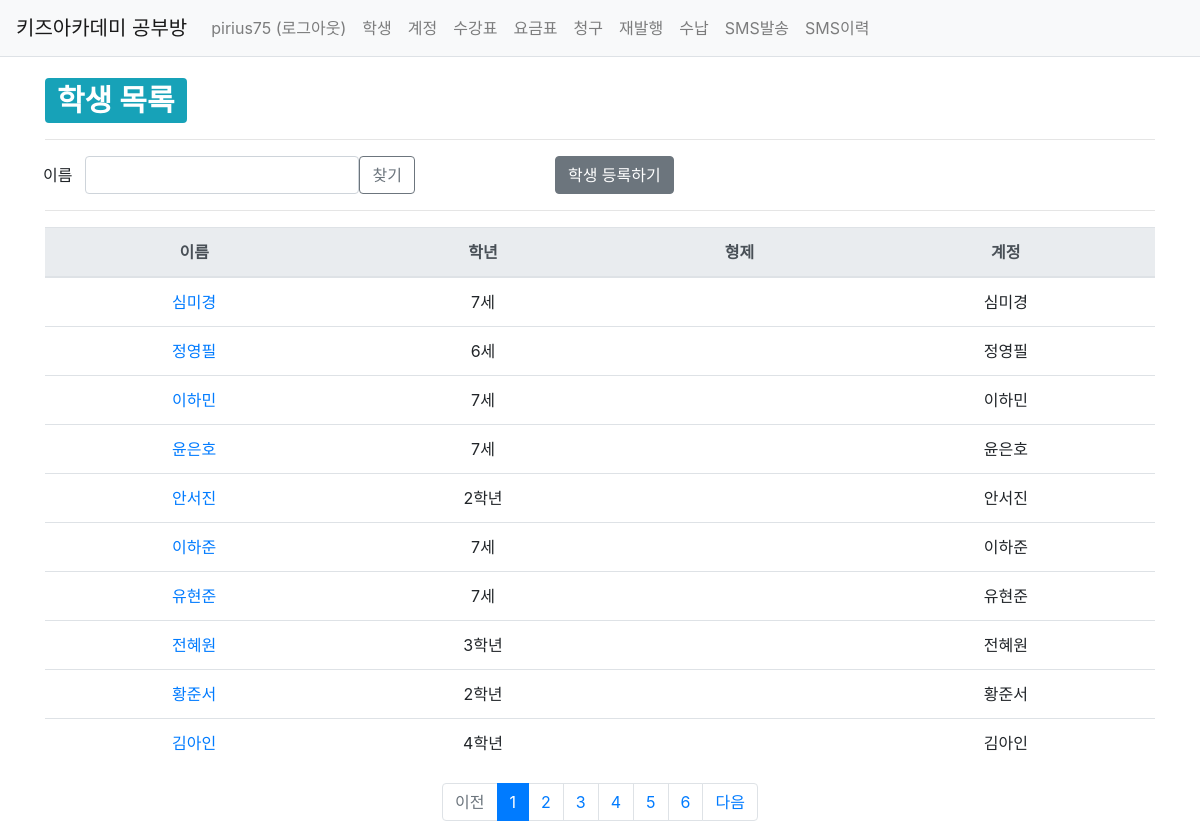
The app's page /studyroom/ (signed in) with its own data.
### studyroom/models.py (models this page shows, shortened)
class Student(models.Model):
    Grade_choices = (
        ('Y6','6세'),
        ('Y7','7세'),
        ('E1','1학년'),
        ('E2','2학년'),
        ('E3','3학년'),
        ('E4','4학년'),
        ('E5','5학년'),
        ('E6','6학년'),
    )
    user = models.ForeignKey(User, on_delete=models.SET_NULL, null=True)
    brother = models.ForeignKey('self', on_delete=models.SET_NULL, null=True, blank=True)
    name = models.CharField(max_length=20)
    grade = models.CharField(max_length=2, choices=Grade_choices)
    create_date = models.DateTimeField()
    modify_date = models.DateTimeField(null=True, blank=True)
    delete_yn = models.CharField(max_length=1, default='n')

class Account(models.Model):
    user = models.ForeignKey(User, on_delete=models.SET_NULL, null=True)
    student = models.ForeignKey(Student, on_delete=models.SET_NULL, null=True)
    payer = models.CharField(max_length=40, null=True, blank=True)
    payer_phone_num = models.CharField(max_length=11, null=True, blank=True)
    sms_phone_num = models.CharField(max_length=11, null=True, blank=True)
    recommend_dc_start = models.CharField(max_length=6, null=True, blank=True, default='yyyymm')
    recommend_dc_end = models.CharField(max_length=6, null=True, blank=True, default='yyyymm')
    create_date = models.DateTimeField()
    modify_date = models.DateTimeField(null=True, blank=True)

### studyroom/views/base_views.py (the view)
# urls.py: path('', base_views.index, name='index'),  # '/' 에 해당되는 path
@login_required(login_url='common:login')
def index(request):
    page = request.GET.get('page', '1')  # 페이지
    name = request.GET.get('name', '')  # 검색어
    student_list = Student.objects.order_by('-id')
    if name:
        student_list = student_list.filter(
            Q(name__icontains=name)
        ).distinct()
    paginator = Paginator(student_list, 10)  # 페이지당 10개씩 보여주기
    page_obj = paginator.get_page(page)
    context = {'student_list': page_obj, 'page': page, 'name': name}
    return render(request, 'studyroom/student_list.html', context)

### templates/studyroom/student_list.html (shortened to what this page needs)
{% extends 'base.html' %}
{% load studyroom_filter %}
{% block content %}
<div class="container my-3">
    <div>
        <h1>
            <span class="badge badge-info">학생 목록</span>
        </h1>
    </div>
    <hr class="my-3">
    <div class="row">
        <div class="col-xs-2">
            <button class="btn " type="button" >이름</button>
        </div>
        <div class="col-xs-2">
            <input id="input_search" type="text" class="form-control name" value="{{ name|default_if_none:'' }}">
        </div>
        <div class="col-xs-2">
            <button class="btn btn-outline-secondary" type="button" id="btn_search">찾기</button>
        </div>
        <div class="col-xs-2" style="width:140px">
        </div>
        <div class="col-xs-2">
            <a href="{% url 'studyroom:student_create' %}" class="btn btn-secondary">학생 등록하기</a>
        </div>
    </div>
    <hr class="my-3">
    <table class="table">
        <thead>
        <tr class="text-center thead-light">
            <th>이름</th>
            <th>학년</th>
            <th>형제</th>
            <th>계정</th>
        </tr>
        </thead>
        <tbody>
        {% if student_list %}
        {% for student in student_list %}
        <tr class="text-center">
            <td >
                <a href="{% url 'studyroom:detail' student.id %}">{{ student.name }}</a>
            </td>
            <td>{{ student.get_grade_display }}</td>
            <td>{{ student.brother.name }}</td>
            <td>{{ student.account_set.all.first.student.name }}{{ student.brother.account_set.all.first.student.name}}</td>
        </tr>
        {% endfor %}
        {% else %}
        <tr>
            <td colspan="3">학생이 없습니다.</td>
        </tr>
        {% endif %}
        </tbody>
    </table>
    <ul class="pagination justify-content-center">
        {% if student_list.has_previous %}
        <li class="page-item">
            <a class="page-link" href="?page={{ student_list.previous_page_number }}">이전</a>
        </li>
        {% else %}
        <li class="page-item disabled">
            <a class="page-link" tabindex="-1" aria-disabled="true" href="#">이전</a>
        </li>
        {% endif %}
        {% for page_number in student_list.paginator.page_range %}
        {% if page_number >= student_list.number|add:-5 and page_number <= student_list.number|add:5 %}
            {% if page_number == student_list.number %}
            <li class="page-item active" aria-current="page">
                <a class="page-link" href="?page={{ page_number }}">{{ page_number }}</a>
            </li>
            {% else %}
            <li class="page-item">
                <a class="page-link" href="?page={{ page_number }}">{{ page_number }}</a>
            </li>
            {% endif %}
        {% endif %}
        {% endfor %}
        {% if student_list.has_next %}
        <li class="page-item">
            <a class="page-link" href="?page={{ student_list.next_page_number }}">다음</a>
        </li>
        {% else %}
        <li class="page-item disabled">
            <a class="page-link" tabindex="-1" aria-disabled="true" href="#">다음</a>
        </li>
        {% endif %}
    </ul>
</div>
{% endblock %}

### templates/navbar.html (shortened to what this page needs)
<nav class="navbar navbar-expand-lg navbar-light bg-light border-bottom">
    <a class="navbar-brand" href="{% url 'studyroom:index' %}">키즈아카데미 공부방</a>
    <div class="collapse navbar-collapse flex-grow-0" id="navbarNav">
        <ul class="navbar-nav">
            <li class="nav-item ">
                {% if user.is_authenticated %}
                <a class="nav-link" href="{% url 'common:logout' %}">{{ user.username }} (로그아웃)</a>
                {% else %}
                <a class="nav-link" href="{% url 'common:login' %}">로그인</a>
                {% endif %}
            </li>
            <li class="nav-item ">
                <a class="nav-link" href="{% url 'studyroom:index' %}">학생</a>
            </li>
            <li class="nav-item ">
                <a class="nav-link" href="{% url 'studyroom:account_list' %}">계정</a>
            </li>
            <li class="nav-item ">
                <a class="nav-link" href="{% url 'studyroom:sugang_list' %}">수강표</a>
            </li>
            <li class="nav-item ">
                <a class="nav-link" href="{% url 'studyroom:priceplan' %}">요금표</a>
            </li>
            <li class="nav-item ">
                <a class="nav-link" href="{% url 'studyroom:bill_list' %}">청구</a>
            </li>
            <li class="nav-item ">
                <a class="nav-link" href="{% url 'studyroom:bill_save' %}">재발행</a>
            </li>
            <li class="nav-item ">
                <a class="nav-link" href="{% url 'studyroom:pay_list' %}">수납</a>
            </li>
            <li class="nav-item ">
                <a class="nav-link" href="{% url 'studyroom:sms_send' %}">SMS발송</a>
            </li>
            <li class="nav-item ">
                <a class="nav-link" href="{% url 'studyroom:sms_list' %}">SMS이력</a>
            </li>
        </ul>
    </div>
</nav>

### records on screen
Student: name "심미경", grade "7세", account_set.all.first.student.name "심미경"
Student: name "정영필", grade "6세", account_set.all.first.student.name "정영필"
Student: name "이하민", grade "7세", account_set.all.first.student.name "이하민"
Student: name "윤은호", grade "7세", account_set.all.first.student.name "윤은호"
Student: name "안서진", grade "2학년", account_set.all.first.student.name "안서진"
Student: name "이하준", grade "7세", account_set.all.first.student.name "이하준"
Student: name "유현준", grade "7세", account_set.all.first.student.name "유현준"
Student: name "전혜원", grade "3학년", account_set.all.first.student.name "전혜원"
Student: name "황준서", grade "2학년", account_set.all.first.student.name "황준서"
Student: name "김아인", grade "4학년", account_set.all.first.student.name "김아인"

### other values on screen
{{ user.username }} "pirius75"
{{ page_number }} "1"
{{ page_number }} "2" "3" "4" "5" "6"
